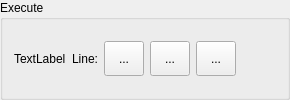
          <widget class="QGroupBox" name="groupBoxExec">
           <property name="title">
            <string>Execute</string>
           </property>
           <layout class="QHBoxLayout" name="horizontalLayout">
            <item>
             <widget class="QLabel" name="labelTask">
              <property name="sizePolicy">
               <sizepolicy hsizetype="MinimumExpanding" vsizetype="Preferred">
                <horstretch>0</horstretch>
                <verstretch>0</verstretch>
               </sizepolicy>
              </property>
              <property name="text">
               <string>TextLabel</string>
              </property>
             </widget>
            </item>
            <item>
             <widget class="QLabel" name="labelRunFrom">
              <property name="sizePolicy">
               <sizepolicy hsizetype="MinimumExpanding" vsizetype="Preferred">
                <horstretch>0</horstretch>
                <verstretch>0</verstretch>
               </sizepolicy>
              </property>
              <property name="text">
               <string>Line:</string>
              </property>
             </widget>
            </item>
            <item>
             <widget class="QToolButton" name="toolRun">
              <property name="minimumSize">
               <size>
                <width>40</width>
                <height>35</height>
               </size>
              </property>
              <property name="text">
               <string>...</string>
              </property>
              <property name="icon">
               <iconset resource="../CNC-Qt.qrc">
                <normaloff>:/images/control_play_blue.png</normaloff>:/images/control_play_blue.png</iconset>
              </property>
             </widget>
            </item>
            <item>
             <widget class="QToolButton" name="toolPause">
              <property name="minimumSize">
               <size>
                <width>40</width>
                <height>35</height>
               </size>
              </property>
              <property name="text">
               <string>...</string>
              </property>
              <property name="icon">
               <iconset resource="../CNC-Qt.qrc">
                <normaloff>:/images/control_pause_blue.png</normaloff>:/images/control_pause_blue.png</iconset>
              </property>
             </widget>
            </item>
            <item>
             <widget class="QToolButton" name="toolStop">
              <property name="minimumSize">
               <size>
                <width>40</width>
                <height>35</height>
               </size>
              </property>
              <property name="text">
               <string>...</string>
              </property>
              <property name="icon">
               <iconset resource="../CNC-Qt.qrc">
                <normaloff>:/images/control_stop_blue.png</normaloff>:/images/control_stop_blue.png</iconset>
              </property>
             </widget>
            </item>
            <item>
             <spacer name="horizontalSpacer">
              <property name="orientation">
               <enum>Qt::Horizontal</enum>
              </property>
              <property name="sizeHint" stdset="0">
               <size>
                <width>40</width>
                <height>20</height>
               </size>
              </property>
             </spacer>
            </item>
           </layout>
          </widget>
